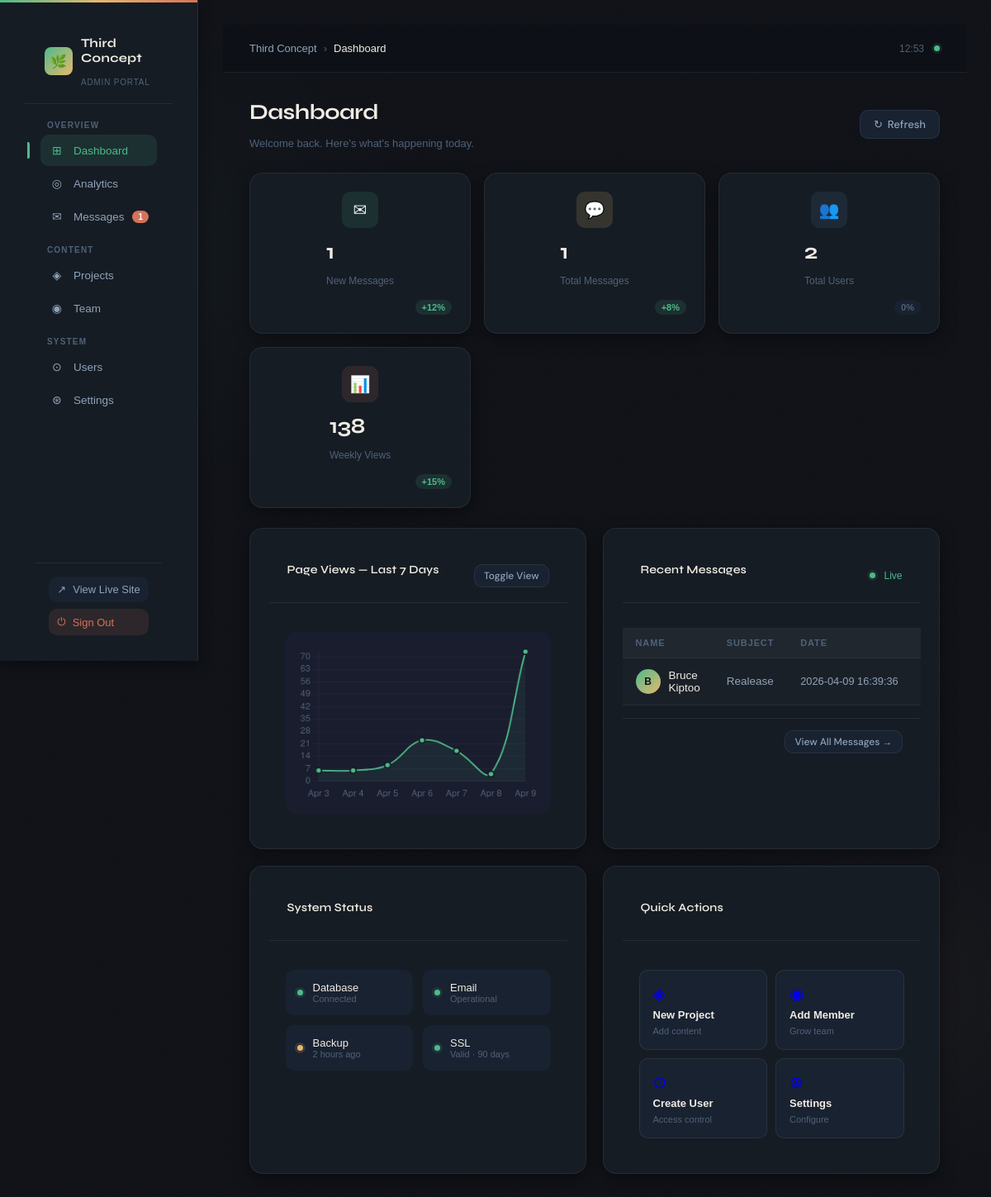
/admin (signed in), run on the app's committed database.
### tables this page shows
CREATE TABLE contact_submissions
                 (id INTEGER PRIMARY KEY AUTOINCREMENT,
                  name TEXT NOT NULL,
                  email TEXT NOT NULL,
                  organization TEXT,
                  subject TEXT NOT NULL,
                  message TEXT NOT NULL,
                  status TEXT DEFAULT 'new',
                  created_at TIMESTAMP DEFAULT CURRENT_TIMESTAMP,
                  responded_at TIMESTAMP);

### admin_routes.py (the view)
@app.route('/admin')
@admin_required
def admin_dashboard():
    conn = sqlite3.connect('third_concept.db')
    c = conn.cursor()
    c.execute("SELECT COUNT(*) FROM contact_submissions WHERE status = 'new'")
    new_messages = c.fetchone()[0]
    c.execute("SELECT COUNT(*) FROM contact_submissions")
    total_messages = c.fetchone()[0]
    c.execute("SELECT COUNT(*) FROM users WHERE is_active = 1")
    total_users = c.fetchone()[0]
    c.execute("SELECT COUNT(*) FROM analytics WHERE created_at > datetime('now', '-7 days')")
    weekly_views = c.fetchone()[0]
    c.execute("""SELECT name, email, subject, created_at
                 FROM contact_submissions
                 ORDER BY created_at DESC LIMIT 5""")
    recent_messages = c.fetchall()
    c.execute("""SELECT DATE(created_at) as date, COUNT(*) as views
                 FROM analytics
                 WHERE created_at > datetime('now', '-7 days')
                 GROUP BY DATE(created_at)
                 ORDER BY date""")
    daily_views = c.fetchall()
    conn.close()
    return render_template('admin_dashboard.html',
                         new_messages=new_messages,
                         total_messages=total_messages,
                         total_users=total_users,
                         weekly_views=weekly_views,
                         recent_messages=recent_messages,
                         daily_views=daily_views)

### admin_routes.py (called while the page is built)
def admin_required(f):
    @wraps(f)
    def decorated_function(*args, **kwargs):
        if 'user_id' not in session:
            return redirect(url_for('admin_login'))
        conn = sqlite3.connect('third_concept.db')
        c = conn.cursor()
        c.execute("SELECT role FROM users WHERE id = ?", (session['user_id'],))
        user = c.fetchone()
        conn.close()
        if not user or user[0] != 'admin':
            flash('Admin access required.', 'error')
            return redirect(url_for('admin_login'))
        return f(*args, **kwargs)
    return decorated_function

def get_site_settings():
    conn = sqlite3.connect('third_concept.db')
    c = conn.cursor()
    c.execute("SELECT key, value FROM site_settings")
    settings = dict(c.fetchall())
    conn.close()
    return settings

@app.context_processor
def inject_current_year():
    return {'current_year': datetime.now().year}

@app.context_processor
def inject_site_settings():
    return {'site_settings': get_site_settings()}

### templates/admin_dashboard.html (shortened to what this page needs)
{% extends 'admin_base.html' %}
{% block breadcrumb %}Dashboard{% endblock %}
{% block content %}
<div class="dashboard-header">
    <div>
        <h1>Dashboard</h1>
        <p style="font-size:13px;color:var(--text-muted);margin-top:4px">Welcome back. Here's what's happening today.</p>
    </div>
    <button class="btn btn-secondary" onclick="refreshStats()">
        <span id="refreshIcon">↻</span> Refresh
    </button>
</div>
<div class="stats-grid">
    <div class="stat-card">
        <div class="stat-icon-wrap">✉</div>
        <div class="stat-content">
            <h3 id="newMessages">{{ new_messages }}</h3>
            <p>New Messages</p>
        </div>
        <div class="stat-trend positive">+12%</div>
    </div>
    <div class="stat-card">
        <div class="stat-icon-wrap">💬</div>
        <div class="stat-content">
            <h3 id="totalMessages">{{ total_messages }}</h3>
            <p>Total Messages</p>
        </div>
        <div class="stat-trend positive">+8%</div>
    </div>
    <div class="stat-card">
        <div class="stat-icon-wrap">👥</div>
        <div class="stat-content">
            <h3 id="totalUsers">{{ total_users }}</h3>
            <p>Total Users</p>
        </div>
        <div class="stat-trend neutral">0%</div>
    </div>
    <div class="stat-card">
        <div class="stat-icon-wrap">📊</div>
        <div class="stat-content">
            <h3 id="weeklyViews">{{ weekly_views }}</h3>
            <p>Weekly Views</p>
        </div>
        <div class="stat-trend positive">+15%</div>
    </div>
</div>
<div class="dashboard-grid">
    <div class="dashboard-card chart-card">
        <div class="card-header">
            <h3>Page Views — Last 7 Days</h3>
            <div class="card-actions">
                <button class="btn btn-sm btn-secondary" onclick="toggleChartType()">Toggle View</button>
            </div>
        </div>
        <div style="position:relative;height:260px;padding:20px;">
            <canvas id="viewsChart"></canvas>
        </div>
    </div>
    <div class="dashboard-card">
        <div class="card-header">
            <h3>Recent Messages</h3>
            <div class="card-actions">
                <div class="status-indicator online"></div>
                <span class="status-text">Live</span>
            </div>
        </div>
        <div class="table-container">
            {% if recent_messages %}
                <table class="admin-table">
                    <thead><tr><th>Name</th><th>Subject</th><th>Date</th><th></th></tr></thead>
                    <tbody>
                        {% for message in recent_messages %}
                        <tr>
                            <td>
                                <div class="user-info">
                                    <div class="user-avatar">{{ message[0][0].upper() }}</div>
                                    <span style="color:var(--text-primary);font-weight:500">{{ message[0] }}</span>
                                </div>
                            </td>
                            <td class="subject-cell"><span class="subject-text">{{ message[2][:32] }}{% if message[2]|length > 32 %}…{% endif %}</span></td>
                            <td class="date-cell">{{ message[3] }}</td>
                            <td><button class="btn btn-xs btn-secondary" onclick="window.location='{{ url_for('admin_messages') }}'">View</button></td>
                        </tr>
                        {% endfor %}
                    </tbody>
                </table>
            {% else %}
                <div class="empty-state">
                    <span class="empty-icon">📭</span>
                    <h4>No messages yet</h4>
                    <p>New contact form submissions will appear here</p>
                </div>
            {% endif %}
        </div>
        <div class="card-footer">
            <a href="{{ url_for('admin_messages') }}" class="btn btn-secondary btn-sm">View All Messages →</a>
        </div>
    </div>
</div>
<div class="dashboard-grid">
    <div class="dashboard-card">
        <div class="card-header"><h3>System Status</h3></div>
        <div style="padding:20px;display:grid;grid-template-columns:1fr 1fr;gap:12px;">
            <div style="display:flex;align-items:center;gap:12px;background:var(--surface);border-radius:var(--radius);padding:14px;">
                <div class="status-indicator online"></div>
                <div><div style="font-size:13px;font-weight:500;color:var(--text-primary)">Database</div><div style="font-size:11px;color:var(--text-muted)">Connected</div></div>
            </div>
            <div style="display:flex;align-items:center;gap:12px;background:var(--surface);border-radius:var(--radius);padding:14px;">
                <div class="status-indicator online"></div>
                <div><div style="font-size:13px;font-weight:500;color:var(--text-primary)">Email</div><div style="font-size:11px;color:var(--text-muted)">Operational</div></div>
            </div>
            <div style="display:flex;align-items:center;gap:12px;background:var(--surface);border-radius:var(--radius);padding:14px;">
                <div class="status-indicator warning"></div>
                <div><div style="font-size:13px;font-weight:500;color:var(--text-primary)">Backup</div><div style="font-size:11px;color:var(--text-muted)">2 hours ago</div></div>
            </div>
            <div style="display:flex;align-items:center;gap:12px;background:var(--surface);border-radius:var(--radius);padding:14px;">
                <div class="status-indicator online"></div>
                <div><div style="font-size:13px;font-weight:500;color:var(--text-primary)">SSL</div><div style="font-size:11px;color:var(--text-muted)">Valid · 90 days</div></div>
            </div>
        </div>
    </div>
    <div class="dashboard-card">
        <div class="card-header"><h3>Quick Actions</h3></div>
        <div style="padding:20px;display:grid;grid-template-columns:1fr 1fr;gap:10px;">
            <a href="{{ url_for('admin_project_new') }}" style="display:flex;flex-direction:column;align-items:flex-start;gap:6px;background:var(--surface);border:1px solid var(--border);border-radius:var(--radius);padding:16px;text-decoration:none;transition:all var(--transition);" onmouseover="this.style.borderColor='var(--sage)'" onmouseout="this.style.borderColor='var(--border)'">
                <span style="font-size:20px">◈</span>
                <span style="font-size:13px;font-weight:600;color:var(--text-primary)">New Project</span>
                <span style="font-size:11px;color:var(--text-muted)">Add content</span>
            </a>
            <a href="{{ url_for('admin_team_new') }}" style="display:flex;flex-direction:column;align-items:flex-start;gap:6px;background:var(--surface);border:1px solid var(--border);border-radius:var(--radius);padding:16px;text-decoration:none;transition:all var(--transition);" onmouseover="this.style.borderColor='var(--gold)'" onmouseout="this.style.borderColor='var(--border)'">
                <span style="font-size:20px">◉</span>
                <span style="font-size:13px;font-weight:600;color:var(--text-primary)">Add Member</span>
                <span style="font-size:11px;color:var(--text-muted)">Grow team</span>
            </a>
            <a href="{{ url_for('admin_user_new') }}" style="display:flex;flex-direction:column;align-items:flex-start;gap:6px;background:var(--surface);border:1px solid var(--border);border-radius:var(--radius);padding:16px;text-decoration:none;transition:all var(--transition);" onmouseover="this.style.borderColor='var(--sky)'" onmouseout="this.style.borderColor='var(--border)'">
                <span style="font-size:20px">⊙</span>
                <span style="font-size:13px;font-weight:600;color:var(--text-primary)">Create User</span>
                <span style="font-size:11px;color:var(--text-muted)">Access control</span>
            </a>
            <a href="{{ url_for('admin_settings') }}" style="display:flex;flex-direction:column;align-items:flex-start;gap:6px;background:var(--surface);border:1px solid var(--border);border-radius:var(--radius);padding:16px;text-decoration:none;transition:all var(--transition);" onmouseover="this.style.borderColor='var(--clay)'" onmouseout="this.style.borderColor='var(--border)'">
                <span style="font-size:20px">⊛</span>
                <span style="font-size:13px;font-weight:600;color:var(--text-primary)">Settings</span>
                <span style="font-size:11px;color:var(--text-muted)">Configure</span>
            </a>
        </div>
    </div>
</div>
{% endblock %}
{% block scripts %}
<script>
const ctx = document.getElementById('viewsChart').getContext('2d');
const dailyViews = {{ daily_views | tojson | safe }};
let isLine = true;
Chart.defaults.color = '#4f6278';
Chart.defaults.borderColor = 'rgba(255,255,255,0.06)';
let viewsChart = new Chart(ctx, {
    type: 'line',
    data: {
        labels: dailyViews.map(i => new Date(i[0]).toLocaleDateString('en-US',{month:'short',day:'numeric'})),
        datasets: [{
            label: 'Page Views',
            data: dailyViews.map(i => i[1]),
            borderColor: '#4eba8a',
            backgroundColor: 'rgba(78,186,138,0.08)',
            borderWidth: 2,
            fill: true,
            tension: 0.4,
            pointBackgroundColor: '#4eba8a',
            pointBorderColor: '#161c24',
            pointBorderWidth: 2,
            pointRadius: 4,
            pointHoverRadius: 6
        }]
    },
    options: {
        responsive: true, maintainAspectRatio: false,
        plugins: { legend: { display: false } },
        scales: {
            y: { beginAtZero: true, grid: { color: 'rgba(255,255,255,0.04)' }, ticks: { stepSize: 1 } },
            x: { grid: { display: false } }
        },
        interaction: { intersect: false, mode: 'index' }
    }
});
function toggleChartType() {
    viewsChart.config.type = isLine ? 'bar' : 'line';
    viewsChart.config.data.datasets[0].fill = !isLine;
    viewsChart.config.data.datasets[0].tension = isLine ? 0 : 0.4;
    if (!isLine) viewsChart.config.data.datasets[0].backgroundColor = 'rgba(78,186,138,0.08)';
    else viewsChart.config.data.datasets[0].backgroundColor = 'rgba(78,186,138,0.6)';
    viewsChart.update(); isLine = !isLine;
}
async function refreshStats() {
    const icon = document.getElementById('refreshIcon');
    icon.style.animation = 'spin 0.8s linear infinite';
    try {
        const r = await fetch('/api/admin/stats');
        const d = await r.json();
        const el = (id, v) => { const e = document.getElementById(id); e.style.opacity=0; setTimeout(()=>{e.textContent=v;e.style.opacity=1;},200); };
        el('newMessages', d.daily_messages||0);
        el('weeklyViews', d.daily_views||0);
        showNotification('Stats updated', 'success');
    } catch(e) {
        showNotification('Could not refresh stats', 'danger');
    } finally {
        icon.style.animation = '';
    }
}
setInterval(refreshStats, 300000);
</script>
{% endblock %}

### static/css/admin_dashboard.css (style rules this page uses)
* { margin: 0; padding: 0; box-sizing: border-box; }
body.admin-dashboard { font-family: 'Poppins', sans-serif; background: #0f1117; color: #f0f0f0; min-height: 100vh; display: flex; flex-direction: column; }
.btn { padding: 0.5rem 1rem; border: none; border-radius: 6px; cursor: pointer; font-weight: 500; text-decoration: none; display: inline-block; transition: all 0.3s ease; }
.btn-secondary { background: #333849; color: #f0f0f0; }
canvas { background: #1a1d2e; border-radius: 12px; padding: 1rem; }
h1, h2, h3, h4 { margin-bottom: 1rem; }
a { transition: color 0.3s ease; }
.dashboard-header { display: flex; justify-content: space-between; align-items: center; margin-bottom: 2rem; }
.dashboard-header h1 { font-size: 2rem; font-weight: 600; color: #f0f0f0; }
.stats-grid { display: grid; grid-template-columns: repeat(auto-fit, minmax(200px, 1fr)); gap: 1.5rem; margin-bottom: 2rem; }
.stat-card { background: rgba(255, 255, 255, 0.02); border: 1px solid rgba(255, 255, 255, 0.05); padding: 1.5rem; border-radius: 1rem; display: flex; flex-direction: column; gap: 0.8rem; box-shadow: 0 6px 20px rgba(0,0,0,0.4); transition: transform 0.3s ease, box-shadow 0.3s ease; }
.stat-content h3 { font-size: 1.8rem; font-weight: 700; color: #fff; }
.stat-content p { font-size: 0.9rem; color: #aaa; margin-top: -6px; }
.dashboard-grid { display: grid; grid-template-columns: 1fr 1fr; gap: 2rem; margin-bottom: 2rem; }
.dashboard-card { background: rgba(255, 255, 255, 0.03); border: 1px solid rgba(255, 255, 255, 0.05); border-radius: 1rem; padding: 1.5rem; box-shadow: 0 6px 20px rgba(0,0,0,0.4); }
.chart-card { overflow: hidden; }
.card-header { display: flex; justify-content: space-between; align-items: center; margin-bottom: 1rem; }
.card-header h3 { font-size: 1.2rem; color: #fff; }
.card-actions { display: flex; gap: 0.5rem; }
.card-footer { text-align: right; margin-top: 1rem; }
.admin-table { width: 100%; border-collapse: collapse; margin-top: 1rem; background: rgba(255, 255, 255, 0.02); }
.admin-table th, .admin-table td { padding: 0.9rem 1rem; border-bottom: 1px solid rgba(255, 255, 255, 0.05); text-align: left; color: #e0e0e0; }
.admin-table th { background: rgba(255, 255, 255, 0.03); font-weight: 600; }
.subject-cell { max-width: 180px; white-space: nowrap; overflow: hidden; text-overflow: ellipsis; }
.date-cell { font-size: 0.85rem; color: #ccc; }

### data on the page
contact_submissions: name "B", name "Bruce Kiptoo", subject "Realease", created_at "2026-04-09 16:39:36"

### other printed values
{{ new_messages }} "1"
{{ total_messages }} "1"
{{ total_users }} "2"
{{ weekly_views }} "138"
chart data {{ daily_views | tojson | safe }} [["2026-04-03", 6], ["2026-04-04", 6], ["2026-04-05", 9], ["2026-04-06", 23], ["2026-04-07", 17], ["2026-04-08", 4], ["2026-04-09", 73]]
